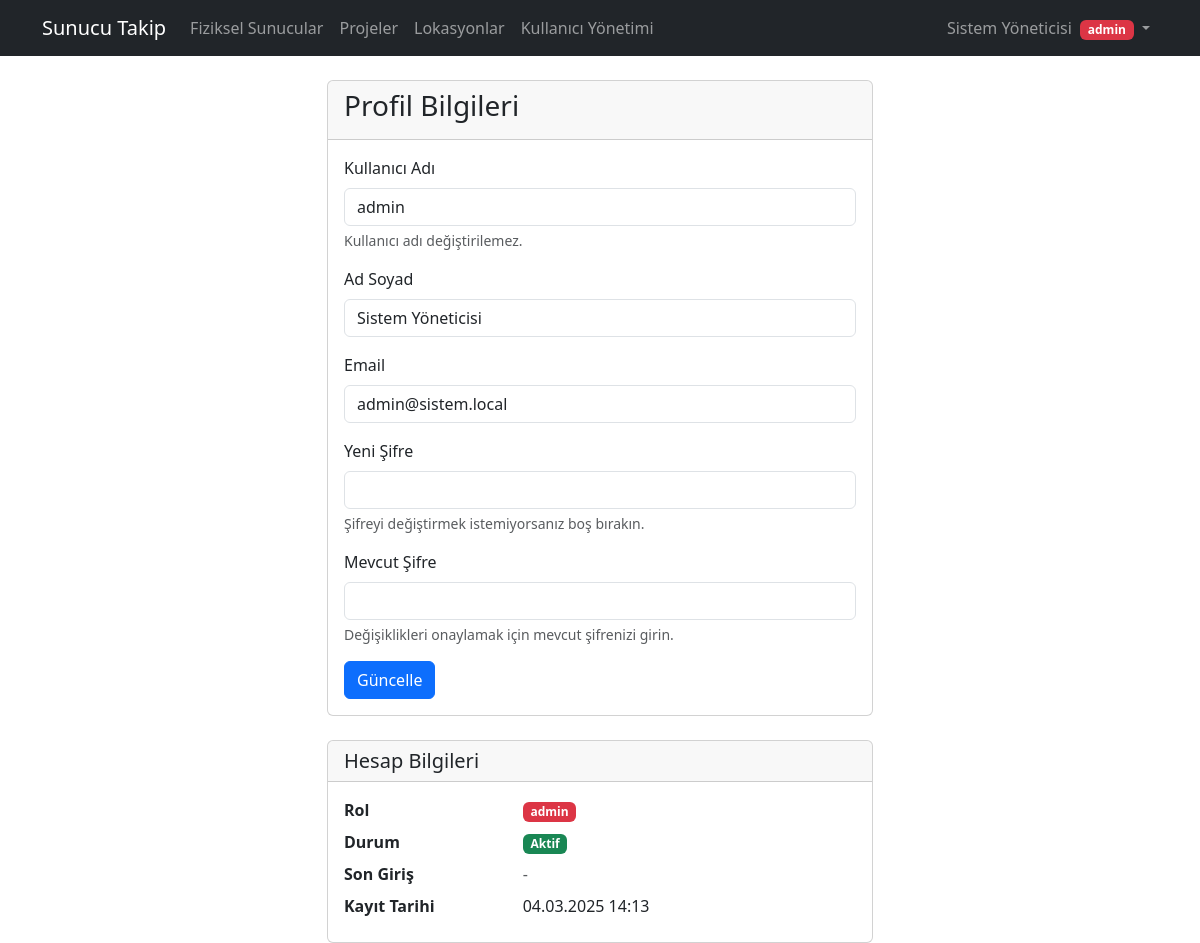
The app's page /profil.php (signed in) with its own data.
### tables this page shows
CREATE TABLE IF NOT EXISTS kullanicilar (
    id INT AUTO_INCREMENT PRIMARY KEY,
    kullanici_adi VARCHAR(50) NOT NULL UNIQUE,
    ad_soyad VARCHAR(100) NOT NULL,
    email VARCHAR(100) NOT NULL UNIQUE,
    sifre VARCHAR(255) NOT NULL,
    rol ENUM('admin', 'kullanici') DEFAULT 'kullanici',
    durum ENUM('Aktif', 'Pasif') DEFAULT 'Aktif',
    son_giris DATETIME,
    olusturma_tarihi TIMESTAMP DEFAULT CURRENT_TIMESTAMP
);

### profil.php (the view, shortened to what this page needs)
<?php
require_once 'config/database.php';
$id = $_SESSION['kullanici_id'];
$sql = "SELECT * FROM kullanicilar WHERE id = '$id'";
$result = mysqli_query($conn, $sql);
$kullanici = mysqli_fetch_assoc($result);
?>
<!DOCTYPE html>
<html lang="tr">
<head>
    <link href="https://cdn.jsdelivr.net/npm/bootstrap@5.3.0/dist/css/bootstrap.min.css" rel="stylesheet">
    <link rel="stylesheet" href="https://cdn.jsdelivr.net/npm/bootstrap-icons@1.11.3/font/bootstrap-icons.min.css">
</head>
<body>
    <?php require_once 'header.php'; ?>
    <div class="container">
        <div class="row justify-content-center">
            <div class="col-md-6">
                <div class="card">
                    <div class="card-header">
                        <h1 class="card-title h3">Profil Bilgileri</h1>
                    </div>
                    <div class="card-body">
                        <form method="POST">
                            <div class="mb-3">
                                <label class="form-label">Kullanıcı Adı</label>
                                <input type="text" class="form-control" value="<?php echo $kullanici['kullanici_adi']; ?>" readonly>
                                <div class="form-text">Kullanıcı adı değiştirilemez.</div>
                            </div>
                            <div class="mb-3">
                                <label class="form-label">Ad Soyad</label>
                                <input type="text" class="form-control" name="ad_soyad"
                                       value="<?php echo $kullanici['ad_soyad']; ?>" required>
                            </div>
                            <div class="mb-3">
                                <label class="form-label">Email</label>
                                <input type="email" class="form-control" name="email"
                                       value="<?php echo $kullanici['email']; ?>" required>
                            </div>
                            <div class="mb-3">
                                <label class="form-label">Yeni Şifre</label>
                                <input type="password" class="form-control" name="yeni_sifre">
                                <div class="form-text">Şifreyi değiştirmek istemiyorsanız boş bırakın.</div>
                            </div>
                            <div class="mb-3">
                                <label class="form-label">Mevcut Şifre</label>
                                <input type="password" class="form-control" name="mevcut_sifre" required>
                                <div class="form-text">Değişiklikleri onaylamak için mevcut şifrenizi girin.</div>
                            </div>
                            <button type="submit" class="btn btn-primary">Güncelle</button>
                        </form>
                    </div>
                </div>
                <div class="card mt-4">
                    <div class="card-header">
                        <h2 class="card-title h5 mb-0">Hesap Bilgileri</h2>
                    </div>
                    <div class="card-body">
                        <dl class="row mb-0">
                            <dt class="col-sm-4">Rol</dt>
                            <dd class="col-sm-8">
                                <span class="badge <?php echo $kullanici['rol'] == 'admin' ? 'bg-danger' : 'bg-info'; ?>">
                                    <?php echo $kullanici['rol']; ?>
                                </span>
                            </dd>
                            <dt class="col-sm-4">Durum</dt>
                            <dd class="col-sm-8">
                                <span class="badge <?php echo $kullanici['durum'] == 'Aktif' ? 'bg-success' : 'bg-secondary'; ?>">
                                    <?php echo $kullanici['durum']; ?>
                                </span>
                            </dd>
                            <dt class="col-sm-4">Son Giriş</dt>
                            <dd class="col-sm-8">
                                <?php
                                if ($kullanici['son_giris']) {
                                    echo date('d.m.Y H:i', strtotime($kullanici['son_giris']));
                                } else {
                                    echo '<span class="text-muted">-</span>';
                                }
                                ?>
                            </dd>
                            <dt class="col-sm-4">Kayıt Tarihi</dt>
                            <dd class="col-sm-8">
                                <?php echo date('d.m.Y H:i', strtotime($kullanici['olusturma_tarihi'])); ?>
                            </dd>
                        </dl>
                    </div>
                </div>
            </div>
        </div>
    </div>
</body>
</html>

### records on screen
kullanicilar: kullanici_adi "admin", ad_soyad "Sistem Yöneticisi", email "admin@sistem.local", rol "admin", durum "Aktif", olusturma_tarihi "04.03.2025 14:13"

### other values on screen
$_SESSION['ad_soyad'] "Sistem Yöneticisi"
$_SESSION['rol'] "admin"
